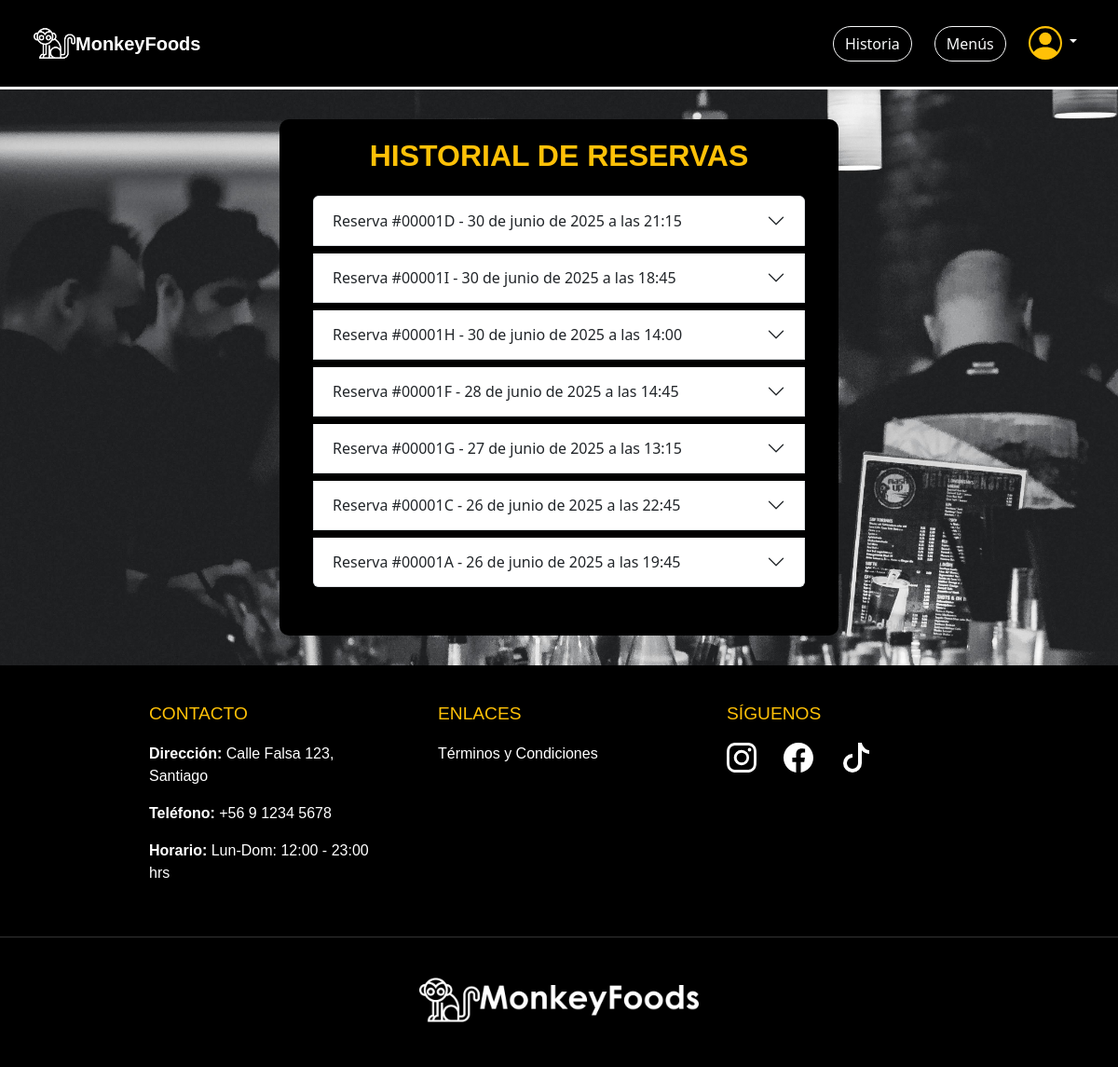
Screenshot of /reservas/historial/ (signed in) with the database file from the repository.
### apps/reservas/models.py (models this page shows, shortened)
class Reserva(models.Model):
    ESTADOS_RESERVA = (
        ('borrador', 'Borrador'),
        ('completada', 'Completada'),
    )
    id_reserva = models.CharField(max_length=12, unique=True, editable=False)
    cliente = models.ForeignKey(settings.AUTH_USER_MODEL, on_delete=models.CASCADE)
    nombre_reserva = models.CharField(max_length=100)
    fecha = models.DateField()
    hora = models.TimeField()
    telefono = models.CharField(max_length=20)
    comensales = models.PositiveIntegerField(default=1)
    abono = models.DecimalField(max_digits=8, decimal_places=2)
    total = models.DecimalField(max_digits=8, decimal_places=2)
    mesas = models.ManyToManyField('Mesa')
    menu = models.ForeignKey(Menu, on_delete=models.SET_NULL, null=True, blank=True)  #modelo menú
    zona = models.ForeignKey('Zona', on_delete=models.CASCADE, null=True, blank=True)
    estado = models.CharField(max_length=20, choices=ESTADOS_RESERVA, default='borrador')

### apps/reservas/views.py (the view)
# urls.py: path('historial/', views.historial_reservas, name='historial_reservas'),
@login_required
def historial_reservas(request):
    hoy = now().date()
    reservas_futuras = Reserva.objects.filter(
        cliente=request.user,
        fecha__gte=hoy
    ).order_by('fecha', 'hora')
    reservas_pasadas = Reserva.objects.filter(
        cliente=request.user,
        fecha__lt=hoy
    ).order_by('-fecha', '-hora')
    reservas = list(reservas_futuras) + list(reservas_pasadas)
    return render(request, 'reservas/historial_reservas.html', {'reservas': reservas})

### apps/reservas/templates/reservas/historial_reservas.html (shortened to what this page needs)
{% load static %}
<!DOCTYPE html>
<html lang="es">
<head>
    <link href="https://cdn.jsdelivr.net/npm/bootstrap@5.3.3/dist/css/bootstrap.min.css" rel="stylesheet"
>
    <link rel="stylesheet" href="https://cdn.jsdelivr.net/npm/bootstrap-icons@1.11.3/font/bootstrap-icons.min.css">
    <link rel="stylesheet" href="{% static 'reservas/css/styles.css' %}">
</head>
<body class="body-fondo-reservas">
    <nav class="navbar navbar-expand-lg bg-body-primary navbar-settings p-4">
        <div class="container-fluid">
            <a href="{% url 'index' %}">
                <img style="width: 45px; height: 45px;" src="{% static 'home/img/mono-blanco.png' %}" alt="marca">
                <a class="navbar-brand marca" href="{% url 'index' %}">MonkeyFoods</a>
            </a>
            <div class="collapse navbar-collapse" id="navbarSupportedContent">
                {% if request.user.is_authenticated %}
                <form class="d-flex gap-4" role="search">
                    <a href="{% url 'historia' %}">
                        <button class="btn btn-outline-light history" type="button">Historia</button>
                    </a>
                    <a href="{% url 'menus' %}">
                        <button class="btn btn-outline-light history" type="button">Menús</button>
                    </a>
                    <div class="nav-item dropdown dropdown-perfil me-2">
                        <a class="nav-link dropdown-toggle" href="#" role="button" data-bs-toggle="dropdown">
                        </a>
                    </div>
                </form>
                {% endif %}
            </div>
        </div>
    </nav>
    <div class="form-container">
        <div class="container mb-4 px-3">
            <h2 class="text-warning text-center mb-4"
                style="font-family: 'Century Gothic', sans-serif; font-weight: bolder;">
                HISTORIAL DE RESERVAS
            </h2>
            <div class="accordion" id="accordionReservas">
                {% for reserva in reservas %}
                <div class="accordion-item mb-2">
                    <h2 class="accordion-header" id="heading{{ reserva.id }}">
                        <button
                            class="accordion-button collapsed d-flex flex-wrap justify-content-between align-items-center"
                            type="button" data-bs-toggle="collapse" data-bs-target="#collapse{{ reserva.id }}">
                            <span>
                                Reserva #{{ reserva.id_reserva }} - {{ reserva.fecha }} a las {{ reserva.hora }}
                            </span>
                        </button>
                    </h2>
                </div>
                {% empty %}
                <p class="text-center text-secondary fst-italic mt-4" style="font-size: 18px;">
                    No tienes reservas registradas.
                </p>
                {% endfor %}
            </div>
        </div>
    </div>
    <footer class="footer-triple">
        <div class="footer-contenido">
            <div class="footer-columna">
                <h3>Contacto</h3>
                <p><strong>Dirección:</strong> Calle Falsa 123, Santiago</p>
                <p><strong>Teléfono:</strong> +56 9 1234 5678</p>
                <p><strong>Horario:</strong> Lun-Dom: 12:00 - 23:00 hrs</p>
            </div>
            <div class="footer-columna">
                <h3>Enlaces</h3>
                <ul class="footer-links">
                    <li><a href="#">Términos y Condiciones</a></li>
                </ul>
            </div>
            <div class="footer-columna">
                <h3>Síguenos</h3>
                <div class="redes-sociales">
                    <a href="#"></a>
                    <a href="#"></a>
                    <a href="#"><svg xmlns="http://www.w3.org/2000/svg" width="32" height="32" fill="currentColor"
                            class="bi bi-tiktok" viewBox="0 0 16 16">
                            <path
                                d="M9 0h1.98c.144.715.54 1.617 1.235 2.512C12.895 3.389 13.797 4 15 4v2c-1.753 0-3.07-.814-4-1.829V11a5 5 0 1 1-5-5v2a3 3 0 1 0 3 3z" />
                        </svg></a>
                </div>
            </div>
        </div>
        <div class="footer-logo-container">
            <a href="#">
                <img src="{% static 'home/img/logo_blanco.png' %}" alt="Logo" class="footer-logo">
            </a>
        </div>
    </footer>
</body>
</html>

### apps/reservas/static/reservas/css/styles.css (style rules this page uses)
html, body { max-width: 100%; overflow-x: hidden; }
.navbar-settings { background-color: black; border-bottom: 3px solid; color: white; }
.marca { color: white; font-weight: bold; text-align: right; background-size: 20%; font-family: "Century Gothic", sans-serif; }
.history { border-radius: 40px; }
body { background-size: cover; background-position: cover; background-repeat: no-repeat; background-attachment: fixed; }
.body-fondo-reservas { background-image: url(../img/fondo.jpg); background-size: cover; background-position: cover; background-repeat: no-repeat; background-attachment: fixed; }
.dropdown-perfil { min-width: auto; max-width: auto; width: auto; }
.form-container { max-width: 600px; width: 90%; display: grid; color: white; background-color: black; border-radius: 10px; padding: 20px; margin: 2rem auto; }
.footer-triple { background: black; color: white; font-family: "Century Gothic", sans-serif; padding: 40px 0 20px; display: flex; flex-direction: column; align-items: center; width: 100%; }
.footer-contenido { display: flex; justify-content: space-around; max-width: 1200px; margin: 0 auto; padding: 0 20px; gap: 30px; }
.footer-columna { width: 280px; padding: 0 10px; text-align: left; }
.footer-columna h3 { color: #ffc107; font-size: 1.2rem; margin-bottom: 20px; text-transform: uppercase; }
.footer-links, .redes-sociales { list-style: none; padding: 0; }
.footer-links li, .redes-sociales a { margin-bottom: 10px; }
.footer-links a, .redes-sociales a { color: white; text-decoration: none; transition: color 0.3s; }
.redes-sociales svg { margin-right: 25px; color: white; }
.footer-logo-container { width: 100%; text-align: center; margin-top: 40px; padding: 20px 0; border-top: 1px solid #333333; }
.footer-logo { margin-top: 15px; max-width: 300px; height: auto; filter: brightness(0) invert(1); }

### rows the page displays
Reserva: id_reserva "00001D", fecha "30 de junio de 2025", hora "21:15"
Reserva: id_reserva "00001I", fecha "30 de junio de 2025", hora "18:45"
Reserva: id_reserva "00001H", fecha "30 de junio de 2025", hora "14:00"
Reserva: id_reserva "00001F", fecha "28 de junio de 2025", hora "14:45"
Reserva: id_reserva "00001G", fecha "27 de junio de 2025", hora "13:15"
Reserva: id_reserva "00001C", fecha "26 de junio de 2025", hora "22:45"
Reserva: id_reserva "00001A", fecha "26 de junio de 2025", hora "19:45"
